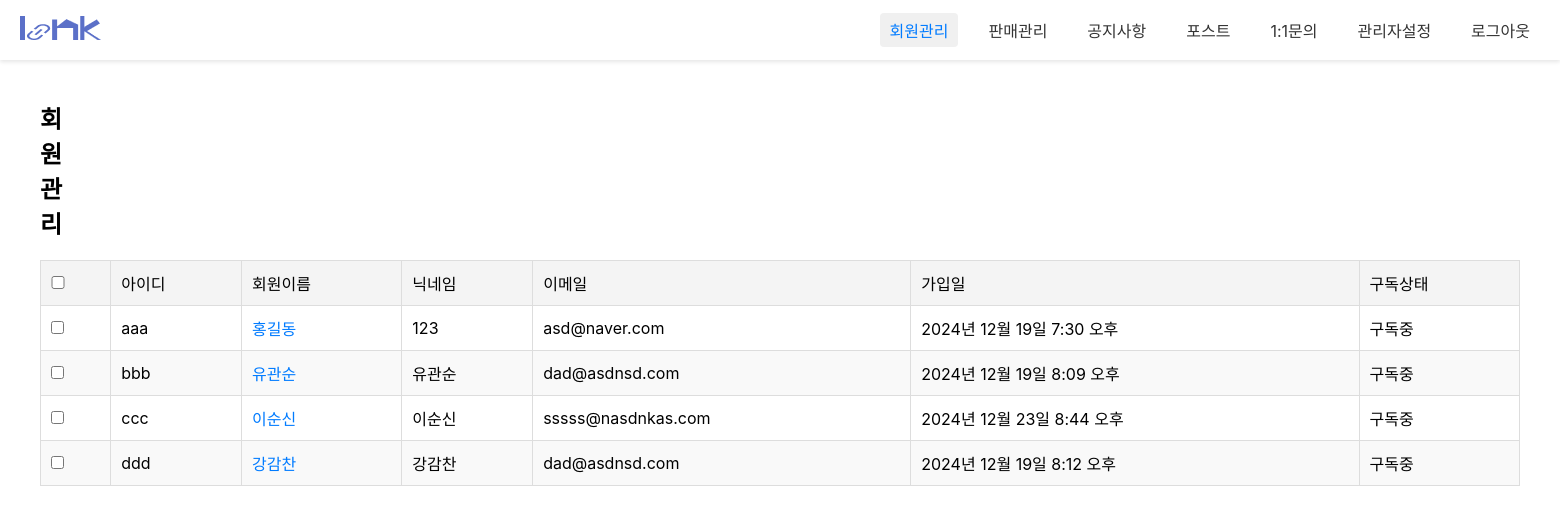
The app's page /admin1/admin_memList/ with its own data.
### loginpage/models.py (models this page shows, shortened)
class Member(models.Model):
  id = models.CharField(max_length=50,primary_key=True)
  pw = models.CharField(max_length=100)
  name = models.CharField(max_length=100)
  nicName = models.CharField(max_length=100,default='123')
  mail = models.EmailField(max_length=100)
  birthday = models.CharField(max_length=100)
  gender = models.CharField(max_length=10,choices=[('남자', '남자'), ('여자', '여자')])
  mdate = models.DateTimeField(auto_now=True)
  created_group = models.OneToOneField(
        'diary.GroupDiary',  # '앱이름.모델이름' 형식
        on_delete=models.SET_NULL,
        null=True,
        blank=True,
        related_name='creator'
    )
  joined_group = models.ForeignKey(
        'diary.GroupDiary',  # '앱이름.모델이름' 형식
        on_delete=models.SET_NULL,
        null=True,
        blank=True,
        related_name='members'
    )

### admin1/views.py (the view)
# urls.py: path('admin_memList/', views.admin_memList, name="admin_memList"),
def admin_memList(request):
	qs = Member.objects.all()
	context = {"mlist":qs}
	return render(request, 'admin_memList.html', context)

### admin1/templates/admin_memList.html (shortened to what this page needs)
{% load static %}
<!DOCTYPE html>
<html lang="ko">
<head>
<link rel="stylesheet" href="{% static 'css/admin1/admin_login.css'%}">
<link rel="stylesheet" href="{% static 'css/admin1/admin_memllist.css'%}">
</head>
<body>
	<nav class="gnb">
		<a href="#" class="logo"><img src="/static/images/admin1/logo_sample.png" alt=""></a>
		<div class="menu">
				<a class="active" href="/admin1/admin_memList/">회원관리</a>
				<a href="#">판매관리</a>
				<a href="/admin1/admin_noticeList/">공지사항</a>
				<a href="/admin1/admin_postList/">포스트</a>
				<a href="/admin1/admin_qList/" >1:1문의</a>
				<a href="/admin1/admin_adminList/">관리자설정</a>
				<a id='a_logout'>로그아웃</a>
		</div>
	</nav>
	<div class="container">
		<div class="con_header">
			<h2>회원 관리</h2>
		</div>
		<table>
			<thead>
				<tr>
					<th><input type="checkbox" id="select_all"></th>
					<th>아이디</th>
					<th>회원이름</th>
					<th>닉네임</th>
					<th>이메일</th>
					<th>가입일</th>
					<th>구독상태</th>
				</tr>
			</thead>
			<tbody>
				{% for mem in mlist %}
				<tr>
					<td><input type="checkbox" class="select_member"></td>
					<td>{{mem.id}}</td>
					<td class="member_name"><a href="/admin1/admin_memView/{{mem.id}}/">{{mem.name}}</a></td>
					<td>{{mem.nicName}}</td>
					<td>{{mem.mail}}</td>
					<td>{{mem.mdate}}</td>
					<td>구독중</td>
				</tr>
				{% endfor %}
			</tbody>
		</table>
	</div>
</body>
</html>

### static/css/admin1/admin_login.css (style rules this page uses)
* { margin: 0; padding: 0; font-family: "Pretendard Variable", Pretendard, -apple-system, BlinkMacSystemFont, system-ui, Roboto, "Helvetica Neue", "Segoe UI", "Apple SD Gothic Neo", "Noto Sans KR", "Malgun Gothic", "Apple Color Emoji", "Segoe UI Emoji", "Segoe UI Symbol", sans-serif; }
a { text-decoration: none; color: inherit; cursor: pointer; }
.gnb { display: flex; align-items: center; justify-content: space-between; height: 60px; background-color: #ffffff; padding: 0 20px; box-shadow: 0 2px 4px rgba(0, 0, 0, 0.1); }
.gnb .logo { font-size: 20px; font-weight: bold; color: #333; text-decoration: none; }
.gnb .menu { display: flex; gap: 20px; }
.gnb .menu a { text-decoration: none; color: #333; font-size: 16px; padding: 5px 10px; border-radius: 4px; transition: background-color 0.3s, color 0.3s; }
.gnb .menu a:hover, .gnb .menu a.active { background-color: #f0f0f0; color: #007bff; }

### static/css/admin1/admin_memllist.css (style rules this page uses)
* { margin: 0; padding: 0; font-family: "Pretendard Variable", Pretendard, -apple-system, BlinkMacSystemFont, system-ui, Roboto, "Helvetica Neue", "Segoe UI", "Apple SD Gothic Neo", "Noto Sans KR", "Malgun Gothic", "Apple Color Emoji", "Segoe UI Emoji", "Segoe UI Symbol", sans-serif; }
.container { width: 100%; padding: 40px 40px 0 40px; box-sizing: border-box; }
.con_header { display: flex; gap: 10px; }
.con_header h2 { margin-right: 1520px; }
table { width: 100%; border-collapse: collapse; margin-top: 20px; }
table th, table td { border: 1px solid #ddd; padding: 10px; text-align: left; }
table th { background-color: #f4f4f4; font-weight: 500; }
table td { font-weight: 400; }
#select_all { width: 14px; }
table tr:nth-child(even) { background-color: #f9f9f9; }
.member_name a { text-decoration: none; color: #007bff; transition: color 0.3s; }

### records on screen
Member: id "aaa", name "홍길동", nicName "123", mail "asd@naver.com", mdate "2024년 12월 19일 7:30 오후"
Member: id "bbb", name "유관순", nicName "유관순", mail "dad@asdnsd.com", mdate "2024년 12월 19일 8:09 오후"
Member: id "ccc", name "이순신", nicName "이순신", mail "sssss@nasdnkas.com", mdate "2024년 12월 23일 8:44 오후"
Member: id "ddd", name "강감찬", nicName "강감찬", mail "dad@asdnsd.com", mdate "2024년 12월 19일 8:12 오후"
